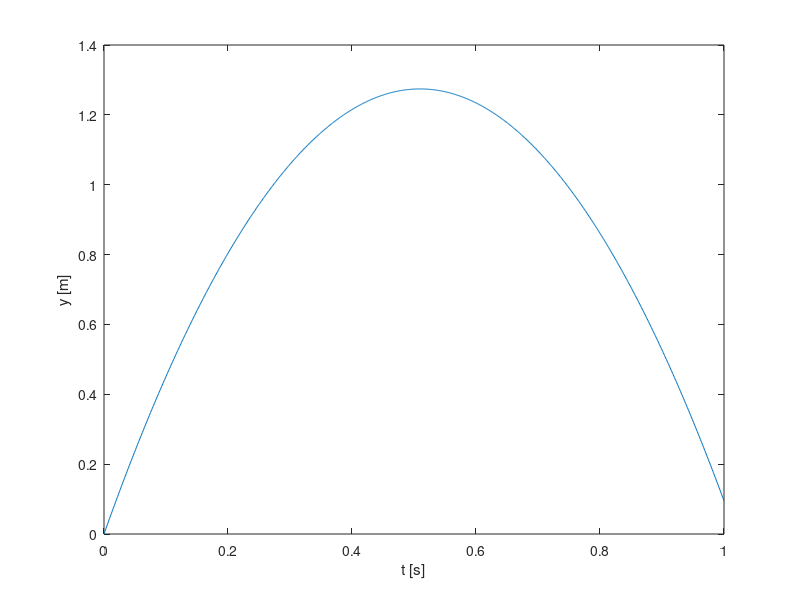

Reproduce this figure in MATLAB.
% Ball thrown up in the air problem - vectorized version with plotting

v0 = 5;
g = 9.81;
t = linspace(0, 1, 1001);

y = v0*t - 0.5*g*t.^2;

plot(t, y)
xlabel('t [s]')
ylabel('y [m]')